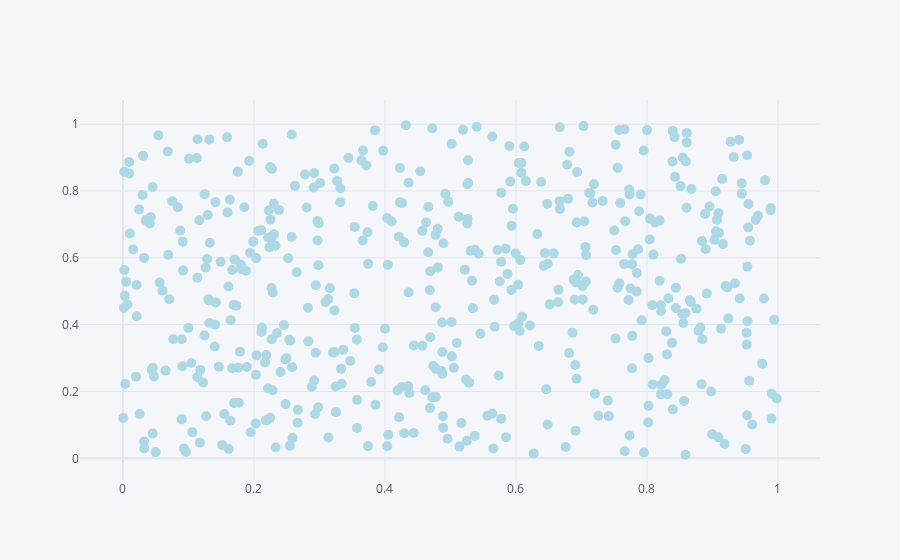

The notebook cell saved with this chart:
### Code cell
# scatter plot with arguments 

df1.iplot(kind='scatter', x='a', y='b', mode='markers',size=10, color = 'lightblue')

### Figure 1 — Plotly figure (JSON) as saved in the notebook; plotly's stock layout.template omitted (floating-point values rounded to 4 significant figures; data arrays with more than 128 entries replaced by an {"elided": "..."} marker saying what was removed)
{"data": [{"line": {"color": "rgba(173, 216, 230, 1.0)", "dash": "solid", "shape": "linear", "width": 1.3}, "marker": {"size": 10, "symbol": "circle"}, "mode": "markers", "name": "b", "text": "", "type": "scatter", "x": {"elided": "500 float values"}, "y": {"elided": "500 float values"}}], "layout": {"legend": {"bgcolor": "#F5F6F9", "font": {"color": "#4D5663"}}, "paper_bgcolor": "#F5F6F9", "plot_bgcolor": "#F5F6F9", "title": {"font": {"color": "#4D5663"}}, "xaxis": {"gridcolor": "#E1E5ED", "showgrid": true, "tickfont": {"color": "#4D5663"}, "title": {"font": {"color": "#4D5663"}, "text": ""}, "zerolinecolor": "#E1E5ED"}, "yaxis": {"gridcolor": "#E1E5ED", "showgrid": true, "tickfont": {"color": "#4D5663"}, "title": {"font": {"color": "#4D5663"}, "text": ""}, "zerolinecolor": "#E1E5ED"}}}
